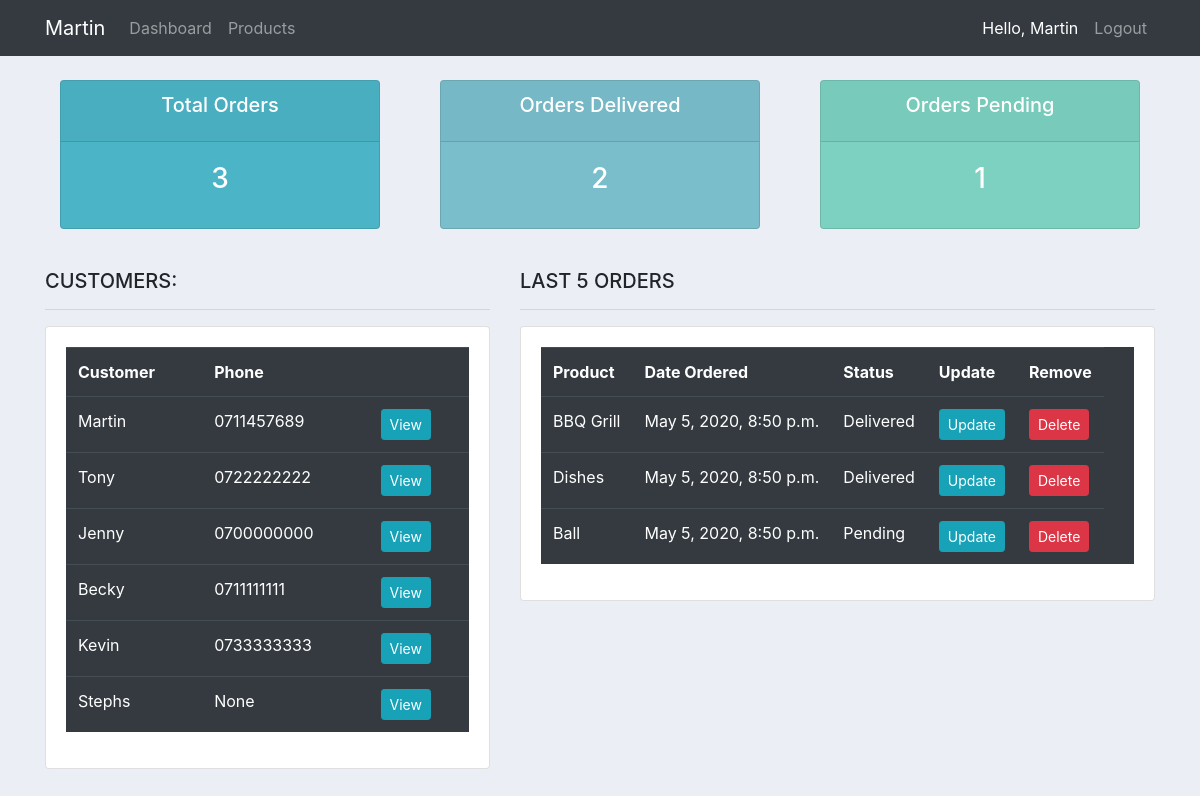
Page / (signed in) on the earlier database version.
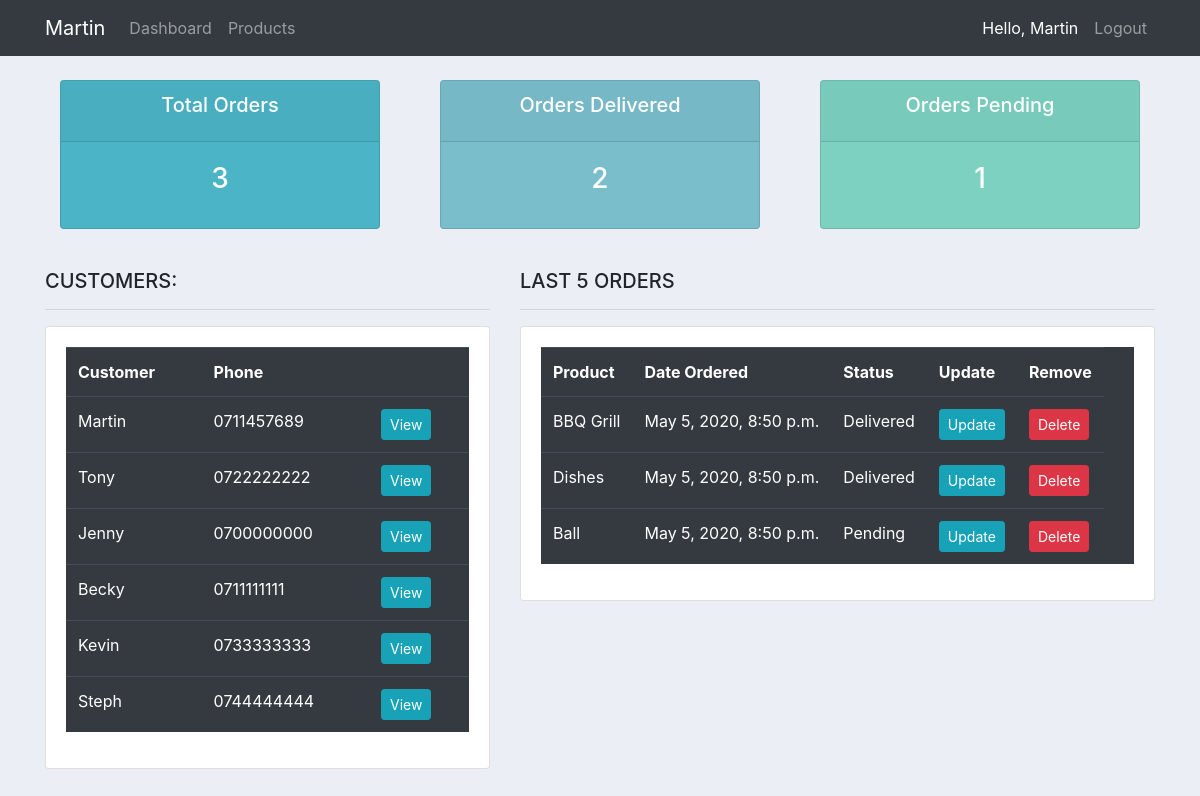
Same page on the later database version.
### accounts/models.py (models this page shows, shortened)
class Customer(models.Model):
    user = models.OneToOneField(User, null=True, blank=True, on_delete=models.CASCADE) # ONE USER CAN HAVE ONE CUSTOMER, ONE CUSTOMER CAN HAVE ONE USER
    name = models.CharField(max_length=200, null=True)
    phone = models.CharField(max_length=200, null=True)
    email = models.CharField(max_length=200, null=True)
    profile_pic = models.ImageField(default="default.png", null=True, blank=True)
    date_created = models.DateTimeField(auto_now_add=True, null=True)

### accounts/decorators.py (the view)
    def wrapper_func(request, *args, **kwargs):
            group = None
            if request.user.groups.exists():
                group = request.user.groups.all()[0].name
            if group == 'customer':
                return redirect('user-page')
            if group == 'admin':
                return view_func(request, *args, **kwargs)

### accounts/models.py (called while the page is built)
    def __str__(self):
        return self.name

### accounts/views.py (called while the page is built)
@login_required(login_url='login')
@admin_only
def home(request):
    orders = Order.objects.all()
    customers = Customer.objects.all()
    total_customers = customers.count()
    total_orders = orders.count()
    delivered = orders.filter(status='Delivered').count()
    pending = orders.filter(status='Pending').count()
    context = {'orders': orders, 'customers': customers,
               "total_orders": total_orders, "delivered": delivered, "pending": pending}
    return render(request, 'accounts/dashboard.html', context)

### accounts/templates/accounts/dashboard.html (shortened to what this page needs)
{% extends 'accounts/main.html' %}
{% block content %}
{%  include 'accounts/status.html' %}
<br>
<div class="row">
    <div class="col-md-5">
        <h5>CUSTOMERS:</h5>
        <hr>
        <div class="card card-body">
            <table class="table table-hover table-dark">
                <tr>
                    <th>Customer</th>
                    <th>Phone</th>
                    <th></th>
                </tr>
                {% for customer in customers %}
                <tr>
                    <td>{{ customer.user }}</td>
                    <td>{{ customer.phone }}</td>
                    <td><a class="btn btn-sm btn-info" href="{% url 'customers' customer.id%}">View</a></td>
                </tr>
                {% endfor %}
            </table>
        </div>
    </div>
    <div class="col-md-7">
        <h5>LAST 5 ORDERS</h5>
        <hr>
        <div class="card card-body" style="background-color: #ffff;">
            <table class="table table-hover table-dark table-responsive">
                <tr>
                    <th>Product</th>
                    <th>Date Ordered</th>
                    <th>Status</th>
                    <th>Update</th>
                    <th>Remove</th>
                </tr>
                {% for order in orders %}
                <tr>
                    <td>{{ order.product }}</td>
                    <td>{{ order.date_created }}</td>
                    <td>{{ order.status }}</td>
                    <td><a class="btn btn-sm btn-info" href="{% url 'update_order' order.id %}">Update</a></td>
                    <td><a class="btn btn-sm btn-danger" href="{% url 'delete_order' order.id %}">Delete</a></td>
                </tr>
                {% endfor %}
            </table>
        </div>
    </div>
</div>
{% endblock %}

Differences in the rows shown:
changed Customer: user "Stephs" → "Steph"; phone "None" → "0744444444"
